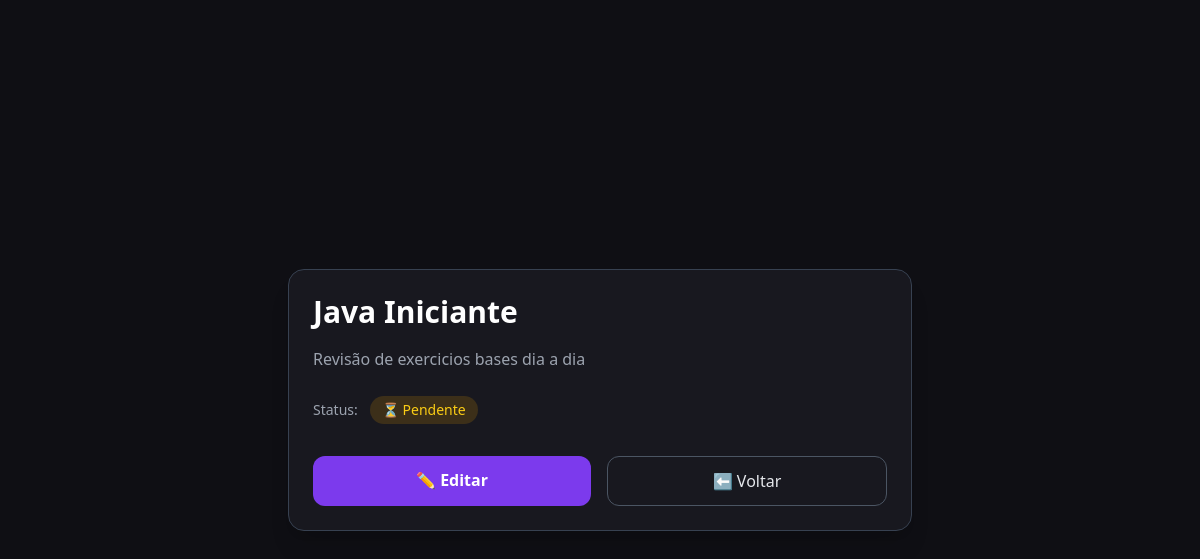
/tarefa/10/ (signed in), run on the app's committed database.
### tarefas/models.py (models this page shows, shortened)
class Tarefa(models.Model):
    usuario = models.ForeignKey(User, on_delete=models.CASCADE)
    titulo = models.CharField(max_length=100)
    descricao = models.TextField(blank=True)
    finalizado = models.BooleanField(default=False)
    excluida = models.BooleanField(default=False)
    criado_em = models.DateTimeField(auto_now_add=True)

### tarefas/views.py (the view)
# urls.py: path('tarefa/<int:tarefa_id>/', views.detalhes_tarefa, name='detalhes_tarefa'),
@login_required
def detalhes_tarefa(request, tarefa_id):
    tarefa = get_object_or_404(Tarefa, id=tarefa_id, usuario=request.user)
    return render(request, 'tarefas/detalhe.html', {'tarefa': tarefa})

### tarefas/templates/tarefas/detalhe.html (shortened to what this page needs)
<!DOCTYPE html>
<html lang="pt-BR">
<head>
    <script src="https://cdn.tailwindcss.com"></script>
</head>
<body class="bg-dark text-gray-200 min-h-screen flex items-center justify-center">
    <div class="w-full max-w-2xl p-6">
        <div class="bg-card border border-gray-700 rounded-2xl p-6 shadow-xl">
            <h1 class="text-3xl font-bold text-white mb-4">
                {{ tarefa.titulo }}
            </h1>
            <p class="text-gray-400 leading-relaxed mb-6">
                {{ tarefa.descricao }}
            </p>
            <div class="mb-8">
                <span class="text-sm text-gray-400">Status:</span>
                {% if tarefa.finalizado %}
                    <span class="ml-2 inline-flex items-center px-3 py-1 rounded-full
                                 bg-green-600/20 text-green-400 text-sm font-medium">
                        ✔ Finalizada
                    </span>
                {% else %}
                    <span class="ml-2 inline-flex items-center px-3 py-1 rounded-full
                                 bg-yellow-600/20 text-yellow-400 text-sm font-medium">
                        ⏳ Pendente
                    </span>
                {% endif %}
            </div>
            <div class="flex flex-col sm:flex-row gap-4">
                <a href="{% url 'editar_tarefa' tarefa.id %}"
                   class="flex-1 text-center px-5 py-3 rounded-xl
                          bg-primary hover:bg-purple-700 transition
                          text-white font-semibold">
                    ✏️ Editar
                </a>
                <a href="{% url 'listar_tarefas' %}"
                   class="flex-1 text-center px-5 py-3 rounded-xl
                          border border-gray-600 hover:border-primary
                          hover:text-primary transition">
                    ⬅️ Voltar
                </a>
            </div>
        </div>
    </div>
</body>
</html>

### data on the page
Tarefa: titulo "Java Iniciante", descricao "Revisão de exercicios bases dia a dia"
